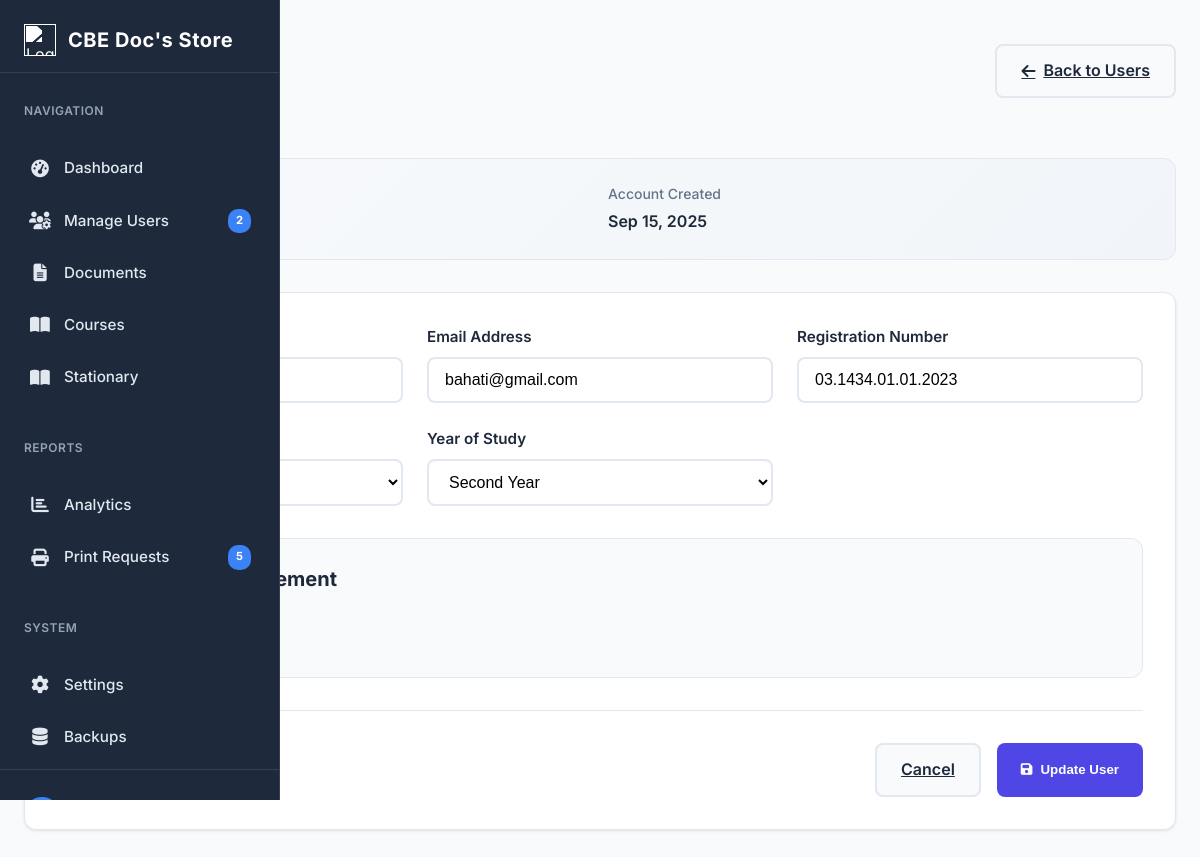
The app's page /admin/edit_user.php?id=3 with its own data.
### tables this page shows
CREATE TABLE `users` (
  `user_id` int(11) NOT NULL,
  `fullname` varchar(100) NOT NULL,
  `email` varchar(100) NOT NULL,
  `reg` varchar(20) NOT NULL,
  `password` varchar(255) NOT NULL,
  `program` varchar(20) NOT NULL,
  `year` varchar(10) NOT NULL,
  `profile_picture` varchar(255) DEFAULT NULL,
  `last_seen` datetime DEFAULT NULL,
  `created_at` timestamp NULL DEFAULT current_timestamp(),
  `email_notifications` tinyint(1) DEFAULT 1,
  `course_updates` tinyint(1) DEFAULT 1,
  `assignment_alerts` tinyint(1) DEFAULT 1,
  `newsletter` tinyint(1) DEFAULT 1,
  `profile_visibility` tinyint(1) DEFAULT 1,
  `show_email` tinyint(1) DEFAULT 0,
  `data_collection` tinyint(1) DEFAULT 1
);

### admin/edit_user.php (the view, shortened to what this page needs)
<?php
include("sidebar.php");
$errors = [];
$userData = [];
$user_id = isset($_GET['id']) ? intval($_GET['id']) : 0;
if ($user_id > 0) {
    $stmt = $conn->prepare("SELECT user_id, fullname, email, reg, password, program, year, created_at FROM users WHERE user_id = ?");
    $stmt->bind_param("i", $user_id);
    $stmt->execute();
    $result = $stmt->get_result();
    if ($result->num_rows === 1) {
        $userData = $result->fetch_assoc();
    } else {
        $errors['user'] = 'User not found';
    }
} else {
    $errors['user'] = 'Invalid user ID';
}
?>
<!DOCTYPE html>
<html lang="en">
<head>
    <link rel="stylesheet" href="https://cdnjs.cloudflare.com/ajax/libs/font-awesome/6.4.0/css/all.min.css">
</head>
<body>
    <?php include('sidebar.php'); ?>
    <main class="main-content">
        <div class="page-header">
            <div>
                <h1 class="page-title">Edit User</h1>
                <p class="page-subtitle">Update user information</p>
            </div>
            <a href="manage_users.php" class="btn btn-secondary">
                <i class="fas fa-arrow-left"></i> Back to Users
            </a>
        </div>
        <?php if (!empty($errors['user'])): ?>
            <div class="alert alert-error">
                <i class="fas fa-exclamation-circle"></i> <?php echo $errors['user']; ?>
            </div>
            <div style="text-align: center;">
                <a href="manage_users.php" class="btn btn-primary">Back to User Management</a>
            </div>
        <?php else: ?>
        <div class="user-info-card">
            <div class="user-info-grid">
                <div class="info-item">
                    <span class="info-label">User ID</span>
                    <span class="info-value">#<?php echo htmlspecialchars($userData['user_id']); ?></span>
                </div>
                <div class="info-item">
                    <span class="info-label">Account Created</span>
                    <span class="info-value"><?php echo date('M j, Y', strtotime($userData['created_at'])); ?></span>
                </div>
            </div>
        </div>
        <div class="form-container">
            <form method="POST">
                <div class="form-grid">
                    <div class="form-group">
                        <label class="form-label" for="fullname">Full Name</label>
                    </div>
                    <div class="form-group">
                        <label class="form-label" for="email">Email Address</label>
                        <input type="email" id="email" name="email" class="form-input"
                               value="<?php echo isset($userData['email']) ? htmlspecialchars($userData['email']) : ''; ?>" required>
                    </div>
                    <div class="form-group">
                        <label class="form-label" for="reg">Registration Number</label>
                        <input type="text" id="reg" name="reg" class="form-input"
                               placeholder="e.g., 03.2481.01.01.2023"
                               value="<?php echo isset($userData['reg']) ? htmlspecialchars($userData['reg']) : ''; ?>" required>
                    </div>
                    <div class="form-group">
                        <label class="form-label" for="program">Program of Study</label>
                    </div>
                    <div class="form-group">
                        <label class="form-label" for="year">Year of Study</label>
                        <select id="year" name="year" class="form-select" required>
                            <option value="2" <?php echo (isset($userData['year']) && $userData['year'] == '2') ? 'selected' : ''; ?>>Second Year</option>
                        </select>
                    </div>
                </div>
                <div class="password-section">
                    <h3 class="section-title">
                    </h3>
                    <div class="checkbox-group">
                        <label for="change_password">Change Password</label>
                    </div>
                </div>
                <div class="form-actions">
                    <a href="manage_users.php" class="btn btn-secondary">Cancel</a>
                    <button type="submit" class="btn btn-primary">
                        <i class="fas fa-save"></i> Update User
                    </button>
                </div>
            </form>
        </div>
        <?php endif; ?>
    </main>
</body>
</html>

### admin/sidebar.php (style rules this page uses)
:root { --sidebar-bg: #1e293b; --sidebar-active-bg: #334155; --sidebar-text: #e2e8f0; --sidebar-active-text: #ffffff; --sidebar-hover: #2c3e50; --sidebar-accent: #3b82f6; --sidebar-border: #334155; --sidebar-icon-size: 1.1rem; --sidebar-transition: all 0.3s cubic-bezier(0.4, 0, 0.2, 1); }

### admin/edit_user.php (style rules this page uses)
:root { --primary: #4f46e5; --primary-light: #6366f1; --secondary: #10b981; --dark: #1e293b; --light: #f8fafc; --gray: #64748b; --border: #e2e8f0; --shadow: 0 1px 3px rgba(0,0,0,0.1); --shadow-lg: 0 4px 6px -1px rgba(0,0,0,0.1); }
* { margin: 0; padding: 0; box-sizing: border-box; }
body { font-family: 'Inter', system-ui, sans-serif; background-color: var(--light); color: var(--dark); line-height: 1.6; }
.main-content { margin-left: 280px; padding: 2rem; transition: all 0.3s ease; }
.page-header { margin-bottom: 2.5rem; display: flex; align-items: center; justify-content: space-between; flex-wrap: wrap; gap: 1rem; }
.page-title { font-size: 2.25rem; font-weight: 800; color: var(--dark); margin-bottom: 0.5rem; background: linear-gradient(135deg, var(--primary) 0%, var(--secondary) 100%); -webkit-background-clip: text; -webkit-text-fill-color: transparent; }
.page-subtitle { color: var(--gray); font-size: 1.1rem; }
.form-container { background: white; border-radius: 0.75rem; padding: 2rem; margin-bottom: 2rem; box-shadow: var(--shadow); border: 1px solid var(--border); }
.form-grid { display: grid; grid-template-columns: repeat(auto-fit, minmax(300px, 1fr)); gap: 1.5rem; margin-bottom: 2rem; }
.form-group { display: flex; flex-direction: column; gap: 0.5rem; }
.form-label { font-weight: 600; color: var(--dark); font-size: 0.95rem; }
.form-input, .form-select { padding: 0.75rem 1rem; border: 2px solid var(--border); border-radius: 0.5rem; font-size: 1rem; background: white; transition: all 0.3s ease; }
.btn { padding: 0.75rem 1.5rem; border: none; border-radius: 0.5rem; font-weight: 600; cursor: pointer; transition: all 0.3s ease; display: inline-flex; align-items: center; gap: 0.5rem; }
.btn-primary { background: var(--primary); color: white; }
.btn-secondary { background: var(--light); color: var(--dark); border: 2px solid var(--border); }
.form-actions { display: flex; gap: 1rem; justify-content: flex-end; margin-top: 2rem; padding-top: 2rem; border-top: 1px solid var(--border); }
.user-info-card { background: linear-gradient(135deg, #f8fafc 0%, #f1f5f9 100%); border-radius: 0.75rem; padding: 1.5rem; margin-bottom: 2rem; border: 1px solid var(--border); }
.user-info-grid { display: grid; grid-template-columns: repeat(auto-fit, minmax(200px, 1fr)); gap: 1rem; }
.info-item { display: flex; flex-direction: column; gap: 0.25rem; }
.info-label { font-size: 0.875rem; color: var(--gray); font-weight: 500; }
.info-value { font-weight: 600; color: var(--dark); }
.password-section { background: #f8fafc; border-radius: 0.75rem; padding: 1.5rem; margin-top: 2rem; border: 1px solid var(--border); }
.section-title { font-size: 1.25rem; font-weight: 700; color: var(--dark); margin-bottom: 1rem; display: flex; align-items: center; gap: 0.5rem; }
.checkbox-group { display: flex; align-items: center; gap: 0.5rem; margin-bottom: 1rem; }
@media (max-width: 1200px) { .main-content { margin-left: 0; padding: 1.5rem; } }

### records on screen
users: created_at "Sep 15, 2025", email "bahati@gmail.com", reg "03.1434.01.01.2023", year "Second Year"

### other values on screen
$total_users_count "2"
$pending_print_count "5"
